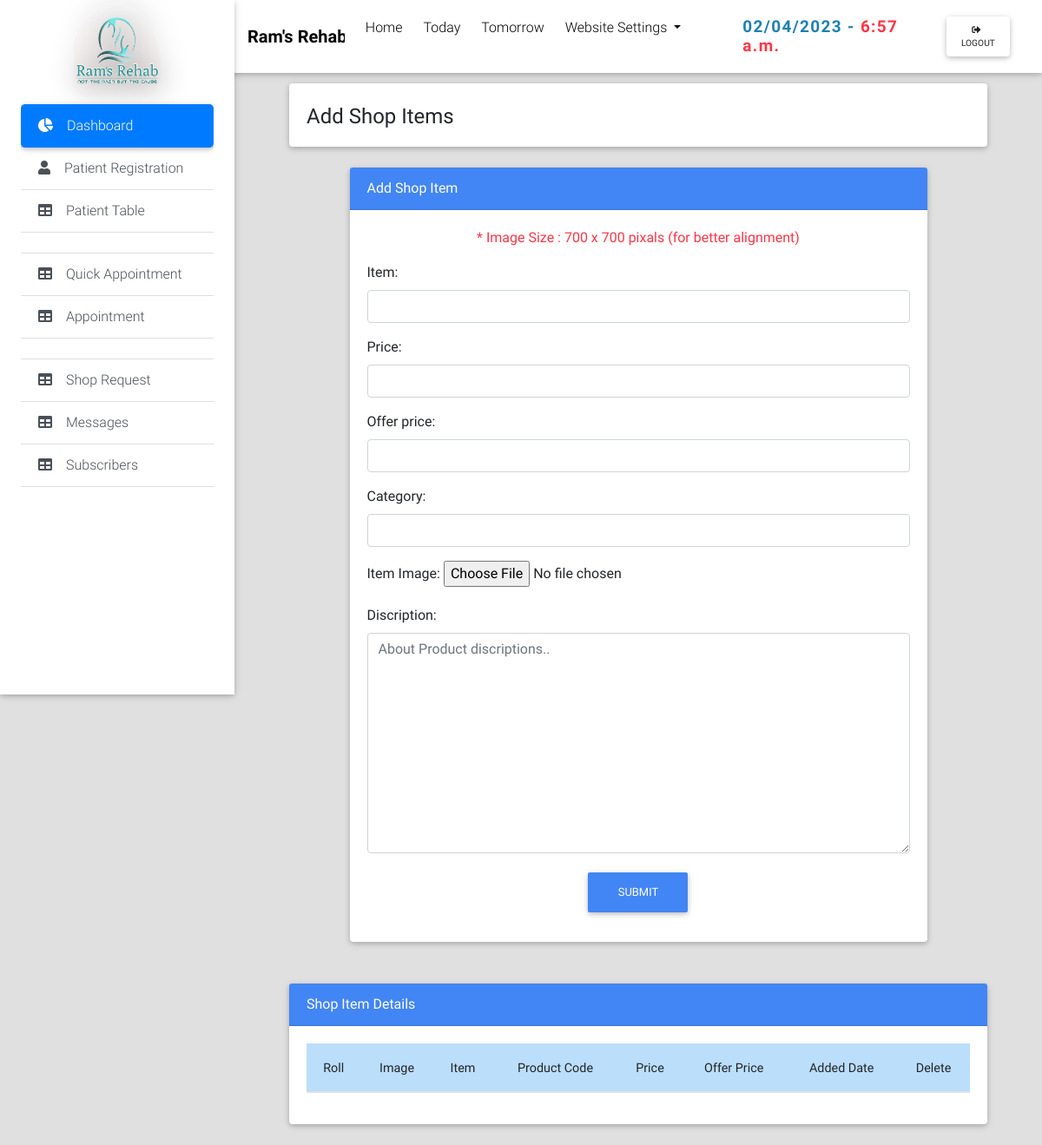
Page /administration/add_shop/ (signed in) on the earlier database version.
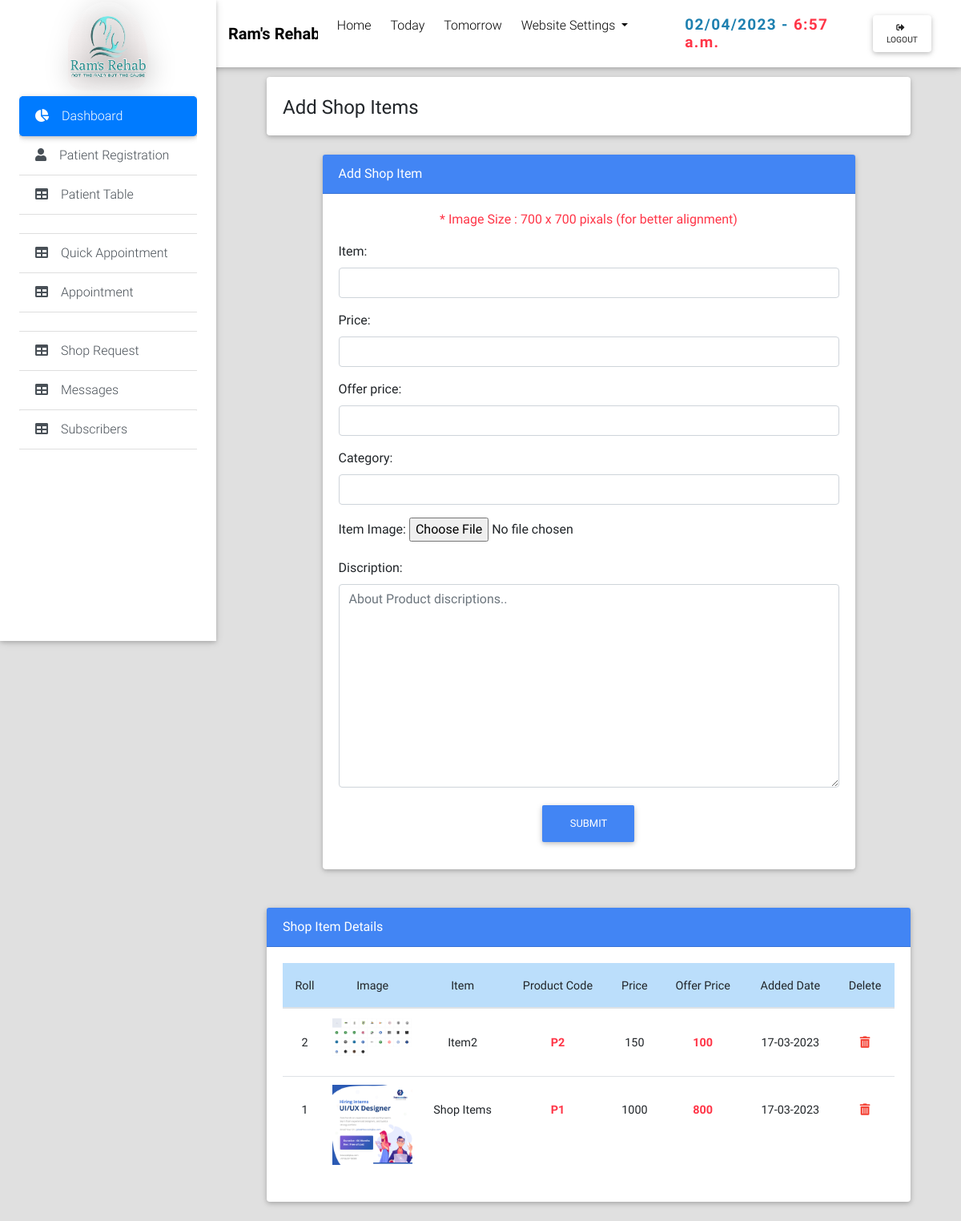
Same page on the later database version.
### AdministrationApp/models.py (models this page shows, shortened)
class Shop(models.Model):
    item = models.CharField(max_length=400, null=True, blank=True)
    item_Image = models.ImageField(upload_to='shop/', blank=False, null=False)
    price = models.CharField(max_length=400, null=True, blank=True)
    offer_price = models.CharField(max_length=400, null=True, blank=True)
    category = models.CharField(max_length=400, null=True, blank=True)
    discription = models.CharField(max_length=1000, null=True, blank=True)
    rating = models.CharField(max_length=400, null=True, blank=True)
    submit_date = models.DateField(auto_now_add=True)

### AdministrationApp/views.py (the view)
# urls.py: path('add_shop/', AddShopItemView.as_view(), name="add_shop_item"),
class AddShopItemView(CreateView):
    model = models.Shop
    form_class = ShopForm
    template_name = 'administration/forms/add_shop_item.html'
    success_url = reverse_lazy('add_shop_item')
    def get_context_data(self, *args, **kwargs):
        data = models.Shop.objects.all().order_by('-id')
        context = super(AddShopItemView, self).get_context_data(*args, **kwargs)
        context["data"] = data
        context["today_date"] = datetime.today().date()
        context["current_time"] = datetime.now().time()
        return context

### AdministrationApp/forms.py
class ShopForm(forms.ModelForm):
   class Meta:
      model = Shop
      fields = ('item', 'price','offer_price','category', 'item_Image','discription')
      widgets = {
         'item': forms.TextInput(attrs={'class':'form-control','placeholder':''}),
         'price': forms.TextInput(attrs={'class':'form-control','placeholder':''}),
         'offer_price': forms.TextInput(attrs={'class':'form-control','placeholder':''}),
         'category': forms.TextInput(attrs={'class':'form-control','placeholder':''}),
         'discription': forms.Textarea(attrs={'class':'form-control','placeholder':'About Product discriptions.. '}),
         'rating': forms.TextInput(attrs={'class':'form-control','placeholder':''}),
      }

### AdministrationApp/templates/administration/forms/add_shop_item.html (shortened to what this page needs)
{% extends 'administration/admin_base.html' %}
{% load static %}
{% block content %}
<main class="pt-5 mx-lg-5">
   <div class="container-fluid mt-5">
      {% if user.is_staff %}
      <div class="card mb-4 wow fadeIn">
         <div class="card-body d-sm-flex justify-content-between">
            <h4 class="mb-2 mb-sm-0 pt-1">
               <span>Add Shop Items</span>
            </h4>
         </div>
      </div>
      <form action="" method="POST" enctype="multipart/form-data">
         <div class="row wow fadeIn">
            <div class="col-md-10 mx-auto">
               <div class="card mb-4">
                  <div class="card-header text-white bg-primary">Add Shop Item</div>
                  <div class="card-body">
                     <p class="text-danger text-center">* Image Size : 700 x 700 pixals (for better alignment)</p>
                     <div class="list-group list-group-flush">
                        <div id="regform" class="form-outline">
                           {{ form.as_p }}
                        </div>
                     </div>
                     <div class="col-md-10 d-flex  justify-content-center mx-auto" >
                        <div class=" mb-2">
                           <button type="submit" class="btn btn-primary">Submit</button>
                        </div>
                     </div>
                  </div>
               </div>
            </div>
         </div>
      </form>
   {% endif %}
   </div>
   {% if user.is_staff %}
   <div class="col-md-12 mb-4 mt-4">
      <div class="card">
         <div class="card-header bg-primary text-white d-flex justify-content-between">
            <span>Shop Item Details</span>
         </div>
         <div class="card-body">
            <table class="table table-hover" >
               <thead class="blue lighten-4 text-center">
                  <tr>
                     <th>Roll</th>
                     <th>Image</th>
                     <th>Item</th>
                     <th>Product Code</th>
                     <th>Price</th>
                     <th>Offer Price</th>
                     <th>Added Date</th>
                     {% if user.is_staff %}
                     <th>Delete</th>
                     {% endif %}
                  </tr>
               </thead>
               <tbody class="text-center" style="line-height: 50px;">
                  {% for item in data %}
                  <tr>
                     <th>{{ forloop.revcounter }}</th>
                     <td style="padding: 10px 0 10px 0;">
                        {% if item.item_Image %}
                           <img src="{{ item.item_Image.url}}" width="100px" height="auto" alt="{{ item.item_name |capfirst }}">
                        {% endif %}
                     </td>
                     <th >{{ item.item |capfirst }}</th>
                     <th class="text-danger"><b>P{{ item.id }}</b></th>
                     <th >{{ item.price }}</th>
                     <th class="text-danger"><b>{% if item.offer_price %}{{ item.offer_price }}{% else %}_____{% endif %}</b></th>
                     <th >{{ item.submit_date | date:'d-m-Y' }}</th>
                     {% if user.is_staff %}
                     <td>
                        <a class="red-text" href="{% url 'delete_shop_item' item.id %}"><strong><i class="fas fa-trash-alt"></i></strong></a>
                     </td>
                     {% endif  %}
                  </tr>
                  {% endfor %}
               </tbody>
            </table>
         </div>
      </div>
   </div>
   {% endif %}
</main>
{% endblock %}

Differences in the rows shown:
added Shop: item_Image (picture), item "Item2", id "2", price "150", offer_price "100", submit_date "17-03-2023"
added Shop: item_Image (picture), item "Shop Items", id "1", price "1000", offer_price "800", submit_date "17-03-2023"
